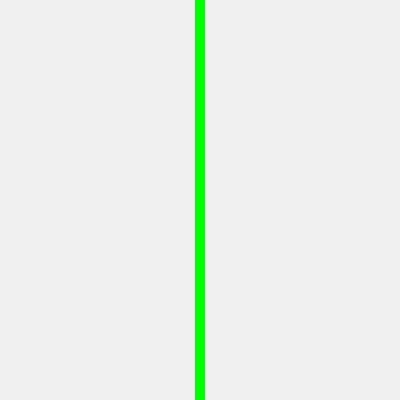
Frame 1 (no input)
Frame 60 (no input): identical to frame 1, image omitted
Frame 120 (the mouse pressed at the canvas centre since frame 60): identical to frame 1, image omitted

The p5.js sketch that drew this single still picture (run headless with seeded random() and noise() and a simulated clock; from frame 60 on, the mouse is pressed at the canvas centre):

// p5.js sketch
// ── sketch.js
// http://www.ac-grenoble.fr/disciplines/informatiquelycee/p5_base_a3.html
// Dessin d'une ligne


function setup()
{
  createCanvas(400,400);
  background(240);
  stroke(0,255,0);  // couleur
  strokeWeight(10); // épaisseur
  line(200,0,200,400); // début fin
}


function draw()
{

}
